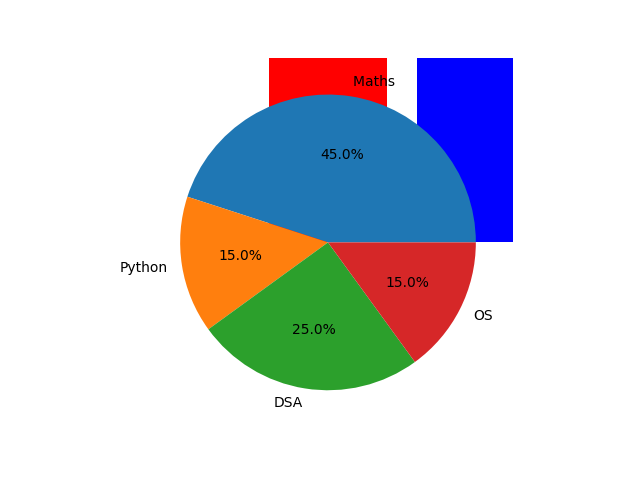

Generate this figure with Python:
import matplotlib.pyplot as plt
import numpy as np
y = np.array([45, 15, 25, 15])
x = np.array(["Maths ", "Python", "DSA", "OS"])
plt.bar(x, y, color=['red', 'blue', 'green', 'orange'])
plt.pie(y, labels=x,autopct='%1.1f%%')
plt.savefig('PieCharts.png')
plt.show()
